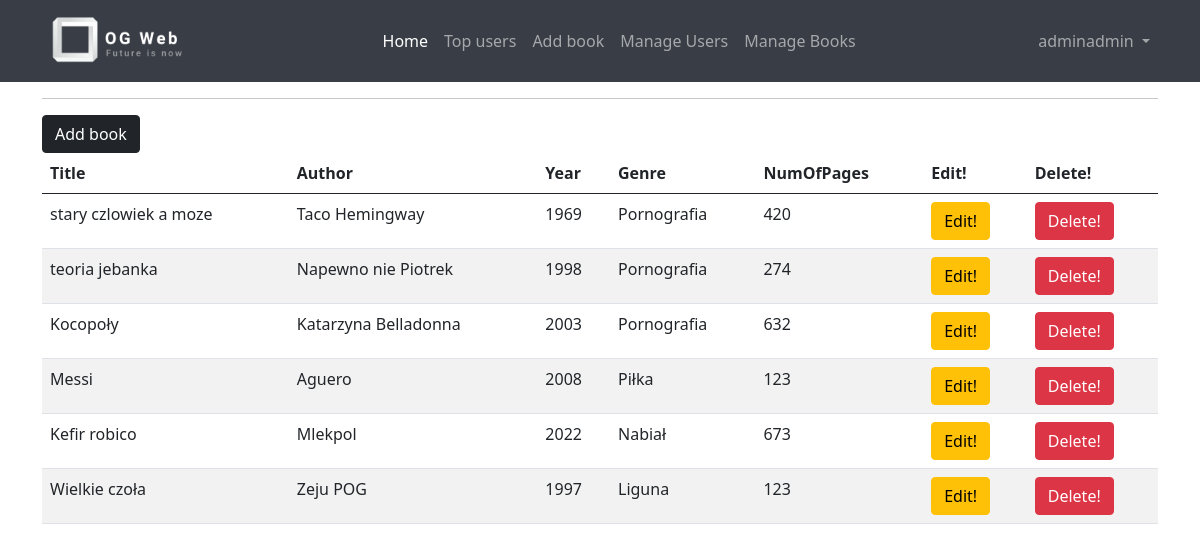
Screenshot of /admin_book (signed in) with the database file from the repository.
### app.py (models this page shows)
class User(db.Model, UserMixin):
    id = db.Column(db.Integer, primary_key=True, autoincrement=True)
    username = db.Column(db.String(15), unique=True, nullable=False)
    email = db.Column(db.String(50), unique=True, nullable=False)
    password = db.Column(db.String(80), nullable=False)
    name = db.Column(db.String(50), nullable=False)
    surname = db.Column(db.String(50), nullable=False)
    isAdmin = db.Column(db.Boolean, nullable=False , default=False)
    login_counter = db.Column(db.Integer, nullable=False , default=0)

class Book(db.Model):
    id = db.Column(db.Integer, primary_key=True, autoincrement=True)
    title = db.Column(db.String(50), unique=True, nullable=False)
    author = db.Column(db.String(50), nullable=False)
    year = db.Column(db.Integer, nullable=False)
    genre = db.Column(db.String(50), nullable=False)
    num_pages = db.Column(db.Integer, nullable=False)
    description = db.Column(db.String(500), nullable=False)
    image = db.Column(db.String(50), nullable=False, default='default.jpg')

### app.py (the view)
@app.route('/admin_book', methods=['GET', 'POST'])
@login_required
def admin_book():
    if current_user.isAdmin:
        books = Book.query.all()
        return render_template('admin_book.html', books = books)
    else:
        return "You are not an admin"

### app.py (called while the page is built)
@login_menager.user_loader
def load_user(user_id):
    return User.query.get(int(user_id))

### templates/admin_book.html (shortened to what this page needs)
<!DOCTYPE html>
<html lang="en">
<head>
  <link href="https://cdn.jsdelivr.net/npm/bootstrap@5.0.2/dist/css/bootstrap.min.css" rel="stylesheet"
>
</head>
<body>
  <nav class="navbar navbar-expand-lg navbar-dark" style="background-color: #393e46">
    <div class="container">
      <a class="navbar-brand" href="{{ url_for('home') }}"><img
          src="{{  url_for('static', filename='img/logo_transparent.png') }}" alt="Logo" class="img-fluid" width="150px"
          height="100px" /></a>
      <div class="collapse navbar-collapse" id="navbarNavDropdown">
        <ul class="navbar-nav mx-auto">
          <li class="nav-item">
            <a class="nav-link active" href="{{ url_for('home') }}">Home</a>
          </li>
          <li class="nav-item">
            <a class="nav-link" href="{{ url_for('top_user_login') }}">Top users</a>
          </li>
          {% if current_user.is_authenticated %}
          <li class="nav-item">
            <a class="nav-link" href="{{ url_for('add_book')}}">Add book</a>
          </li>
          {% endif %}
          {% if current_user.isAdmin %}
          <li class="nav-item">
            <a class="nav-link" href="{{ url_for('admin_user') }}">Manage Users</a>
          </li>
          <li class="nav-item">
            <a class="nav-link" href="{{ url_for('admin_book') }}">Manage Books</a>
          </li>
          {% endif %}
        </ul>
        {% if current_user.is_authenticated %}
        <ul class="navbar-nav">
          <li class="nav-item dropdown">
            <a class="nav-link dropdown-toggle" href="#" id="navbarDropdownMenuLink" role="button"
              data-bs-toggle="dropdown" aria-expanded="false">
              {{ current_user.username }}
            </a>
          </li>
        </ul>
        {% else %}
        <div class="d-flex">
          <a class="btn btn-secondary" href="{{url_for('login')}}">Login</a> &nbsp;
          <a class="btn btn-secondary" href="{{url_for('register')}}">Register</a>
          <ul class="dropdown-menu">
        </div>
        {% endif %}
      </div>
    </div>
  </nav>
  <div class="container">
    <hr>
    <table class="table table-striped">
      <thead>
        <tr>
          <th scope="col">Title</th>
          <th scope="col">Author</th>
          <th scope="col">Year</th>
          <th scope="col">Genre</th>
          <th scope="col">NumOfPages</th>
          <th scope="col">Edit!</th>
          <th scope="col">Delete!</th>
        </tr>
      </thead>
      <tbody>
        <tr>
          {% for book in books %}
        <tr>
            <td> {{ book.title }}</td>
            <td> {{ book.author }}</td>
            <td> {{ book.year }}</td>
            <td> {{ book.genre }}</td>
            <td> {{ book.num_pages }}</td>
            <td><a href="/edit_book/{{ book.id }}" class="btn btn-warning">Edit!</a></td>
            <td><a href="/delete_book/{{ book.id }}" class="btn btn-danger">Delete!</a></td>
        </tr>
        {% endfor %}
        </tr>
      </tbody>
      <a class="btn btn-dark" href="{{ url_for('add_book') }}" >Add book</a><br/>
    </table>
  </div>
</body>
</html>

### rows the page displays
User: username "adminadmin"
Book: title "stary czlowiek a moze", author "Taco Hemingway", year "1969", genre "Pornografia", num_pages "420"
Book: title "teoria jebanka", author "Napewno nie Piotrek", year "1998", genre "Pornografia", num_pages "274"
Book: title "Kocopoły", author "Katarzyna Belladonna", year "2003", genre "Pornografia", num_pages "632"
Book: title "Messi", author "Aguero", year "2008", genre "Piłka", num_pages "123"
Book: title "Kefir robico", author "Mlekpol", year "2022", genre "Nabiał", num_pages "673"
Book: title "Wielkie czoła", author "Zeju POG", year "1997", genre "Liguna", num_pages "123"
